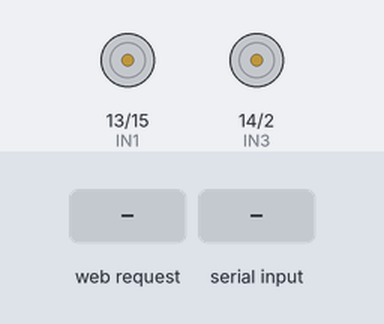
This sketch was run on a simulated ESP32. Shown: motor-driver pin pairs drawn as motors (green arrow = first pin HIGH = forward, orange = second pin HIGH = backward, longer = more drive, scaled by the enable pin). The test bench sets the inputs (shaded band). WiFi joins after 1.5 s; servers stay silent unless stated; the camera gives no picture; what the sketch prints to the serial monitor is not drawn.

Above: at 3.0 s.
3.1 s: HTTP request GET /forward received
At 3.7 s:
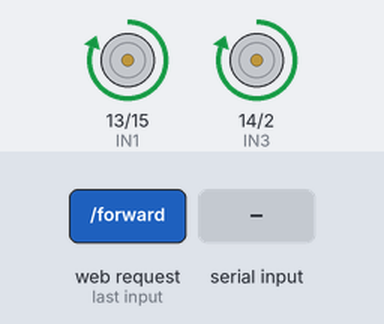
4.6 s: HTTP request GET /backward received
At 4.9 s:
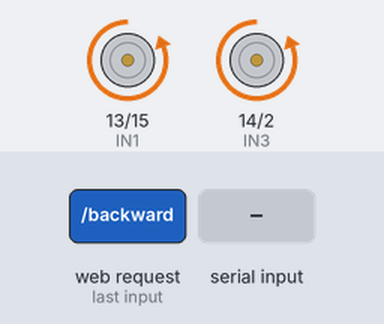
6.1 s: HTTP request GET /left received
At 7.2 s:
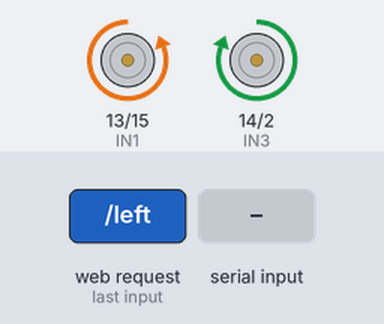
7.6 s: HTTP request GET /right received
At 8.4 s:
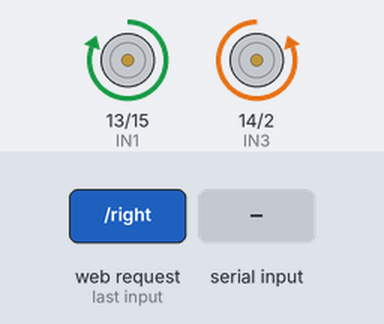
9.1 s: "OBSTACLE\n" received over Serial
At 9.5 s:
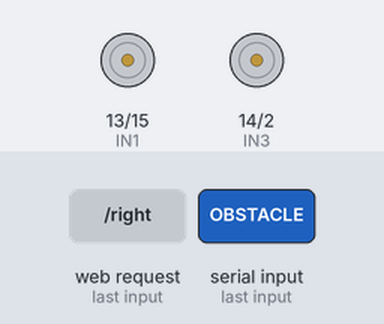
Timing chart, 0 to 11.6 s (numbered marks = the images above; inputs shaded):
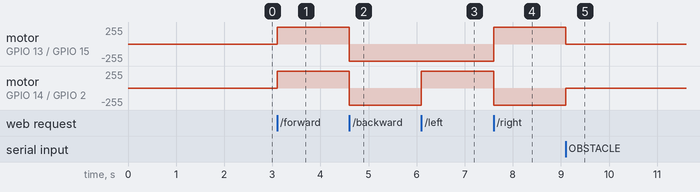

The sketch:

esp32_cam_car.ino
```cpp
/****************************************************
   ESP32-CAM Wi-Fi Controlled Robot Car
   (16-Pin AI Thinker Module)
   with Live Streaming and Obstacle Detection
   Compatible with ESP32 Core v3.3.2 (IDF 5.5)
****************************************************/

#include "esp_camera.h"
#include <WiFi.h>
#include "camera_pins.h"

// ======= CAMERA MODEL =======
#define CAMERA_MODEL_AI_THINKER

// ======= MOTOR DRIVER PINS =======
#define IN1 13
#define IN2 15
#define IN3 14
#define IN4 2
#define ENA 16
#define ENB 4

// ======= SERIAL COMM (from other ESP32) =======
#define RX_PIN 3   // default hardware RX of ESP32-CAM

// ======= WIFI CONFIG =======
const char* ssid = "Team_02";
const char* password = "Tanishq12";

// ======= GLOBAL VARIABLES =======
WiFiServer server(80);
String command = "";

void startCameraServer();
void stopMotors();
void moveForward();
void moveBackward();
void turnLeft();
void turnRight();
void checkSerial();

void setup() {
  Serial.begin(9600);
  Serial.setTimeout(10);

  // Motor pins
  pinMode(IN1, OUTPUT);
  pinMode(IN2, OUTPUT);
  pinMode(IN3, OUTPUT);
  pinMode(IN4, OUTPUT);
  pinMode(ENA, OUTPUT);
  pinMode(ENB, OUTPUT);

  stopMotors(); // Start stopped

  // Connect Wi-Fi
  WiFi.begin(ssid, password);
  Serial.println("Connecting to Wi-Fi...");
  while (WiFi.status() != WL_CONNECTED) {
    delay(500);
    Serial.print(".");
  }
  Serial.println("\n✅ Wi-Fi Connected!");
  Serial.print("🌐 IP Address: ");
  Serial.println(WiFi.localIP());

  // Initialize camera
  camera_config_t config;
  config.ledc_channel = LEDC_CHANNEL_0;
  config.ledc_timer = LEDC_TIMER_0;
  config.pin_d0 = Y2_GPIO_NUM;
  config.pin_d1 = Y3_GPIO_NUM;
  config.pin_d2 = Y4_GPIO_NUM;
  config.pin_d3 = Y5_GPIO_NUM;
  config.pin_d4 = Y6_GPIO_NUM;
  config.pin_d5 = Y7_GPIO_NUM;
  config.pin_d6 = Y8_GPIO_NUM;
  config.pin_d7 = Y9_GPIO_NUM;
  config.pin_xclk = XCLK_GPIO_NUM;
  config.pin_pclk = PCLK_GPIO_NUM;
  config.pin_vsync = VSYNC_GPIO_NUM;
  config.pin_href = HREF_GPIO_NUM;
  config.pin_sscb_sda = SIOD_GPIO_NUM;
  config.pin_sscb_scl = SIOC_GPIO_NUM;
  config.pin_pwdn = PWDN_GPIO_NUM;
  config.pin_reset = RESET_GPIO_NUM;
  config.xclk_freq_hz = 20000000;
  config.pixel_format = PIXFORMAT_JPEG;
  config.frame_size = FRAMESIZE_VGA;
  config.jpeg_quality = 12;
  config.fb_count = 2;

  if (esp_camera_init(&config) != ESP_OK) {
    Serial.println("❌ Camera Init Failed");
    return;
  }

  startCameraServer();
  server.begin();

  Serial.println("📷 Camera Ready!");
  Serial.print("Stream at: http://");
  Serial.println(WiFi.localIP());
}

void loop() {
  checkSerial(); // listens for "OBSTACLE"

  WiFiClient client = server.available();
  if (!client) return;

  String request = client.readStringUntil('\r');
  client.flush();

  if (request.indexOf("/forward") != -1) moveForward();
  else if (request.indexOf("/backward") != -1) moveBackward();
  else if (request.indexOf("/left") != -1) turnLeft();
  else if (request.indexOf("/right") != -1) turnRight();
  else if (request.indexOf("/stop") != -1) stopMotors();

  // Simple web control interface
  String html = "<html><body style='text-align:center;'>";
  html += "<h2>ESP32-CAM Wi-Fi Bot</h2>";
  html += "<img src='http://" + WiFi.localIP().toString() + ":81/stream' width='320'><br><br>";
  html += "<a href='/forward'><button>↑ Forward</button></a><br><br>";
  html += "<a href='/left'><button>← Left</button></a> ";
  html += "<a href='/stop'><button>■ Stop</button></a> ";
  html += "<a href='/right'><button>→ Right</button></a><br><br>";
  html += "<a href='/backward'><button>↓ Backward</button></a>";
  html += "</body></html>";

  client.print("HTTP/1.1 200 OK\r\nContent-Type: text/html\r\n\r\n");
  client.print(html);
  delay(10);
}

// ======= MOVEMENT FUNCTIONS =======
void moveForward() {
  digitalWrite(IN1, HIGH); digitalWrite(IN2, LOW);
  digitalWrite(IN3, HIGH); digitalWrite(IN4, LOW);
  analogWrite(ENA, 255); analogWrite(ENB, 255);
  Serial.println("🚗 Forward");
}
void moveBackward() {
  digitalWrite(IN1, LOW); digitalWrite(IN2, HIGH);
  digitalWrite(IN3, LOW); digitalWrite(IN4, HIGH);
  analogWrite(ENA, 255); analogWrite(ENB, 255);
  Serial.println("🚙 Backward");
}
void turnLeft() {
  digitalWrite(IN1, LOW); digitalWrite(IN2, HIGH);
  digitalWrite(IN3, HIGH); digitalWrite(IN4, LOW);
  analogWrite(ENA, 255); analogWrite(ENB, 255);
  Serial.println("↩️ Left");
}
void turnRight() {
  digitalWrite(IN1, HIGH); digitalWrite(IN2, LOW);
  digitalWrite(IN3, LOW); digitalWrite(IN4, HIGH);
  analogWrite(ENA, 255); analogWrite(ENB, 255);
  Serial.println("↪️ Right");
}
void stopMotors() {
  digitalWrite(IN1, LOW); digitalWrite(IN2, LOW);
  digitalWrite(IN3, LOW); digitalWrite(IN4, LOW);
  analogWrite(ENA, 0); analogWrite(ENB, 0);
  Serial.println("🛑 Stopped");
}

// ======= OBSTACLE DETECTION (Serial) =======
void checkSerial() {
  if (Serial.available()) {
    String msg = Serial.readStringUntil('\n');
    msg.trim();
    if (msg == "OBSTACLE") {
      stopMotors();
      Serial.println("⚠️ OBSTACLE DETECTED — BOT STOPPED ⚠️");
    }
  }
}

// ======= CAMERA SERVER =======
#include "esp_timer.h"
#include "esp_http_server.h"
#include "img_converters.h"
#include "fb_gfx.h"
#include "soc/soc.h"
#include "soc/rtc_cntl_reg.h"

void startCameraServer() {
  extern void startCameraServer();
}
```

camera_pins.h
```cpp
#define PWDN_GPIO_NUM     32
#define RESET_GPIO_NUM    -1
#define XCLK_GPIO_NUM      0
#define SIOD_GPIO_NUM     26
#define SIOC_GPIO_NUM     27
#define Y9_GPIO_NUM       35
#define Y8_GPIO_NUM       34
#define Y7_GPIO_NUM       39
#define Y6_GPIO_NUM       36
#define Y5_GPIO_NUM       21
#define Y4_GPIO_NUM       19
#define Y3_GPIO_NUM       18
#define Y2_GPIO_NUM        5
#define VSYNC_GPIO_NUM    25
#define HREF_GPIO_NUM     23
#define PCLK_GPIO_NUM     22
```

Measured:
- after the input at 3.1 s, motor on GPIO 13 (IN1) / GPIO 15 (IN2), motor on GPIO 14 (IN3) / GPIO 2 (IN4): stopped → forward 255/255 at once
- after the input at 4.6 s, motor on GPIO 13 (IN1) / GPIO 15 (IN2), motor on GPIO 14 (IN3) / GPIO 2 (IN4): forward 255/255 → backward 255/255 at once
- after the input at 6.1 s, motor on GPIO 14 (IN3) / GPIO 2 (IN4): backward 255/255 → forward 255/255 at once
- after the input at 7.6 s, motor on GPIO 13 (IN1) / GPIO 15 (IN2): backward 255/255 → forward 255/255 at once; motor on GPIO 14 (IN3) / GPIO 2 (IN4): forward 255/255 → backward 255/255 at once
- after the input at 9.1 s, motor on GPIO 13 (IN1) / GPIO 15 (IN2): forward 255/255 → stopped at once; motor on GPIO 14 (IN3) / GPIO 2 (IN4): backward 255/255 → stopped at once
